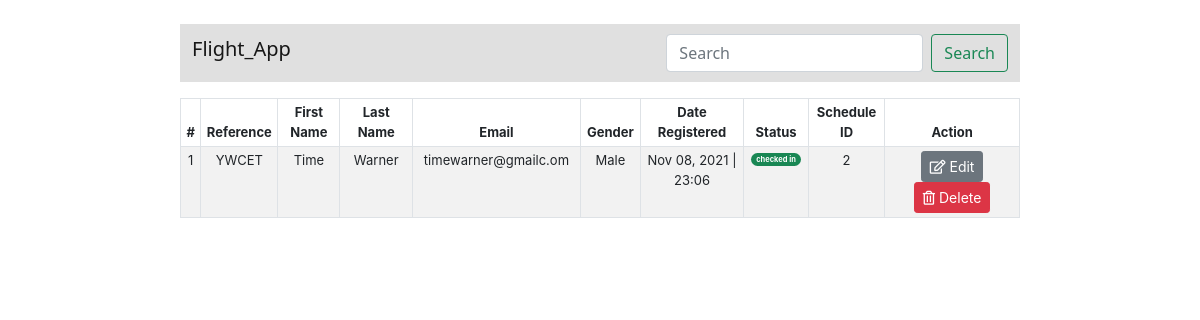
The app's page /all-passenger with its own data.
### flight_app/models.py (models this page shows)
class Passenger(db.Model):
    id = db.Column(db.Integer, primary_key=True)
    firstname = db.Column(db.String, nullable=False)
    lastname = db.Column(db.String, nullable=False)
    gender = db.Column(db.String, nullable=False)
    email = db.Column(db.String, nullable=False)
    is_checked_in = db.Column(db.Boolean, default=False)
    timestamp = db.Column(db.DateTime, nullable=False, default=datetime.now)
    booking_reference = db.Column(
        db.String, nullable=False, default=generate_booking_reference
    )
    schedule_id = db.Column(db.Integer, db.ForeignKey("schedule.id"))
    def status(self):
        if not self.is_checked_in:
            return "not checked in"
        return "checked in"

### flight_app/users/routes.py (the view)
@users.route("/all-passenger", methods=['POST', 'GET'])
def all_passengers():
    passengers = Passenger.query.order_by(Passenger.timestamp.desc())
    return render_template('all_passengers.html', passengers=passengers)

### flight_app/templates/all_passengers.html (shortened to what this page needs)
  {%extends 'base.html'%}
  {%block body%}
        {%if passengers%}
        <div class='index_table'>
            <table class="small special-font small table table-sm table-striped table-hover table-bordered">
                <thead>
                    <tr style='text-align: center;'>
                        <th style='width:1.5%;' class="">#</th>
                        <th style='width:1.5%;'>Reference</th>
                        <th style='width:6%;' class="">First Name</th>
                        <th style='width:7%;'>Last Name</th>
                        <th style='width:7%;'>Email</th>
                        <th style='width:2%;'>Gender</th>
                        <th style='width:10%;'>Date Registered</th>
                        <th style='width:3%;'>Status</th>
                        <th style='width:4%;'>Schedule ID</th>
                        <th style='width:13%;'>Action</th>
                    </tr>
                    <thead>
                    <tbody>
                        {%for passenger in passengers%}
                        <tr style='text-align: center;'>
                            <td class="">{{loop.index}}</td>
                            <td>{{passenger.booking_reference}}</td>
                            <td>{{passenger.firstname}}</td>
                            <td>{{passenger.lastname}}</td>
                            <td>{{passenger.email}}</td>
                            <td>{{passenger.gender}}</td>
                            <td>{{passenger.timestamp.strftime('%b %d, %Y | %H:%M')}}</td>
                            <td class = "x-small">
                                {%if passenger.is_checked_in %}
                                <span class="badge rounded-pill bg-success "> {{passenger.status()}}</span>
                                {%else%}
                                <span class="badge rounded-pill bg-danger"> {{passenger.status()}}</span>
                                {%endif%}
                            </td>
                           <td>{{passenger.schedule_id}}</td>
                            <td>
                                <a href="#" class="btn btn-secondary btn-sm">
                                    <i class="far fa-edit"></i></i> Edit
                                </a>
                                <a href="#" class="btn btn-danger btn-sm">
                                    <i class="far fa-trash-alt"></i></i> Delete
                                </a>
                            </td>
                        </tr>
                        {%endfor%}
                    </tbody>
            </table>
            {%else%}
            <p class = "special-font orange">No Passengers exists for this flight</p>
            {%endif%}
        </div>
    {%endblock%}

### flight_app/static/main.css (style rules this page uses)
body { margin: auto; width: 70%; }
.x-small { font-size: x-small; }
.small { font-size: small; }
.special-font { font-family: Salesforce Sans, -apple-system, BlinkMacSystemFont, avenir next, avenir, helvetica, helvetica neue, ubuntu, roboto, noto, segoe ui, arial, sans-serif; }

### records on screen
Passenger: booking_reference "YWCET", firstname "Time", lastname "Warner", email "timewarner@gmailc.om", gender "Male", timestamp "Nov 08, 2021 | 23:06", status "checked in", schedule_id "2"
